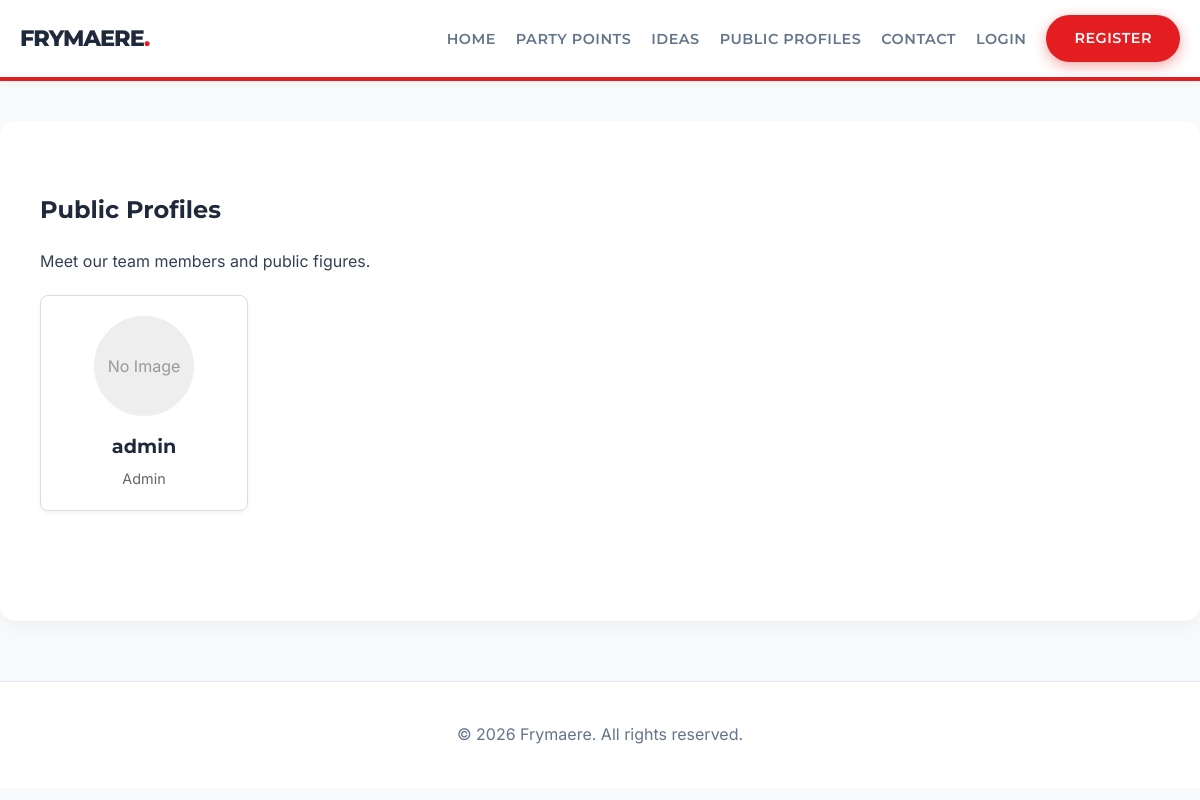
/public_profiles.php, run on the app's committed database.
### tables this page shows
CREATE TABLE `settings` (
  `id` int(11) NOT NULL AUTO_INCREMENT,
  `site_title` varchar(255) NOT NULL DEFAULT 'Ardhmja',
  `site_description` text,
  `home_banner_text` varchar(255) DEFAULT 'Building a New Republic Together',
  `join_us_btn` varchar(255) DEFAULT 'Join Us Now',
  `home_core_values_title` varchar(255) DEFAULT 'Our Core Values',
  `home_core_values_text` text,
  `view_points_btn` varchar(255) DEFAULT 'View Party Points',
  `home_latest_ideas_title` varchar(255) DEFAULT 'Latest Community Ideas',
  `view_ideas_btn` varchar(255) DEFAULT 'View All Ideas',
  `points_page_title` varchar(255) DEFAULT 'Our Party Points',
  `points_page_text` text,
  `ideas_page_title` varchar(255) DEFAULT 'Community Ideas',
  `ideas_page_text` text,
  `submit_idea_btn` varchar(255) DEFAULT 'Submit an Idea',
  `contact_page_title` varchar(255) DEFAULT 'Contact Us',
  `contact_page_text` text,
  `register_page_title` varchar(255) DEFAULT 'Register',
  `login_page_title` varchar(255) DEFAULT 'Login',
  `footer_text` varchar(255) DEFAULT 'All rights reserved.',
  `email_verification_subject` varchar(255) DEFAULT 'Verify your email for {site_title}',
  `email_verification_message` text,
  `menu_home` varchar(255) DEFAULT 'Home',
  `menu_points` varchar(255) DEFAULT 'Party Points',
  `menu_ideas` varchar(255) DEFAULT 'Ideas',
  `menu_profiles` varchar(255) DEFAULT 'Public Profiles',
  `menu_contact` varchar(255) DEFAULT 'Contact',
  `menu_profile` varchar(255) DEFAULT 'Profile',
  `menu_admin` varchar(255) DEFAULT 'Admin Panel',
  `menu_logout` varchar(255) DEFAULT 'Logout',
  `menu_login` varchar(255) DEFAULT 'Login',
  `menu_register` varchar(255) DEFAULT 'Register',
  PRIMARY KEY (`id`)
);

CREATE TABLE `users` (
  `id` int(11) NOT NULL AUTO_INCREMENT,
  `username` varchar(50) NOT NULL,
  `password` varchar(255) NOT NULL,
  `email` varchar(255) NOT NULL,
  `email_verified` tinyint(1) DEFAULT 0,
  `verify_token` varchar(255) DEFAULT NULL,
  `role` enum('user','admin') DEFAULT 'user',
  `status` enum('pending','approved','rejected') DEFAULT 'pending',
  `created_at` timestamp DEFAULT CURRENT_TIMESTAMP,
  `profile_picture` varchar(255) DEFAULT NULL,
  `is_public` tinyint(1) DEFAULT 0,
  PRIMARY KEY (`id`),
  UNIQUE KEY `username` (`username`),
  UNIQUE KEY `email` (`email`)
);

### includes/db.php (called while the page is built, shortened)
<?php
$host = 'localhost';
$dbname = 'ardhmja';
$username = 'root';
$password = '';
try {
    $pdo = new PDO("mysql:host=$host;dbname=$dbname;charset=utf8", $username, $password);
    $pdo->setAttribute(PDO::ATTR_ERRMODE, PDO::ERRMODE_EXCEPTION);
} catch (PDOException $e) {
    $pdo = null;
}
$global_settings = [];
if ($pdo) {
    $stmt = $pdo->query("SELECT * FROM settings WHERE id = 1");
    if ($stmt) {
        $global_settings = $stmt->fetch(PDO::FETCH_ASSOC) ?: [];
    }
}
$t_site_title = $global_settings['site_title'] ?? 'Frymaere';
$t_footer_text = $global_settings['footer_text'] ?? 'All rights reserved.';
$t_menu_home = $global_settings['menu_home'] ?? 'Home';
$t_menu_points = $global_settings['menu_points'] ?? 'Party Points';
$t_menu_ideas = $global_settings['menu_ideas'] ?? 'Ideas';
$t_menu_profiles = $global_settings['menu_profiles'] ?? 'Public Profiles';
$t_menu_contact = $global_settings['menu_contact'] ?? 'Contact';
$t_menu_login = $global_settings['menu_login'] ?? 'Login';
$t_menu_register = $global_settings['menu_register'] ?? 'Register';
?>

### public_profiles.php (the view, shortened to what this page needs)
<?php
require_once 'includes/db.php';
$stmt = $pdo->query("SELECT username, role, profile_picture FROM users WHERE role = 'admin' OR is_public = 1 ORDER BY role ASC, username ASC");
$profiles = $stmt->fetchAll();
?>
<!DOCTYPE html>
<html lang="en">
<head>
    <link rel="stylesheet" href="assets/css/style.css">
</head>
<body>
    <?php include 'includes/header.php'; ?>
    <div class="container main-content">
        <h2>Public Profiles</h2>
        <p>Meet our team members and public figures.</p>
        <?php if (empty($profiles)): ?>
            <p>No public profiles available at the moment.</p>
        <?php else: ?>
            <div class="profiles-grid">
                <?php foreach ($profiles as $profile): ?>
                    <div class="profile-card">
                        <?php if ($profile['profile_picture']): ?>
                            <img src="uploads/<?= htmlspecialchars($profile['profile_picture']) ?>" alt="Profile Picture" class="profile-picture">
                        <?php else: ?>
                            <div class="profile-picture" style="line-height: 100px; color: #999;">No Image</div>
                        <?php endif; ?>
                        <h3><?= htmlspecialchars($profile['username']) ?></h3>
                        <p><?= $profile['role'] === 'admin' ? 'Admin' : 'Member' ?></p>
                    </div>
                <?php endforeach; ?>
            </div>
        <?php endif; ?>
    </div>
    <?php include "includes/footer.php"; ?>
</body>
</html>

### includes/header.php (shortened to what this page needs)
<header class="main-header">
    <div class="container header-container">
        <div class="logo">
            <a href="index.php"><h1><?= htmlspecialchars($t_site_title ?? 'Ardhmja') ?></h1></a>
        </div>
        <nav class="main-nav">
            <ul>
                <li><a href="index.php"><?= htmlspecialchars($t_menu_home) ?></a></li>
                <li><a href="points.php"><?= htmlspecialchars($t_menu_points) ?></a></li>
                <li><a href="ideas.php"><?= htmlspecialchars($t_menu_ideas) ?></a></li>
                <li><a href="public_profiles.php"><?= htmlspecialchars($t_menu_profiles) ?></a></li>
                <li><a href="contact.php"><?= htmlspecialchars($t_menu_contact) ?></a></li>
                <?php if (isset($_SESSION['user_id'])): ?>
                    <li><a href="profile.php"><?= htmlspecialchars($t_menu_profile) ?></a></li>
                    <?php if ($_SESSION['role'] === 'admin'): ?>
                        <li><a href="admin/index.php"><?= htmlspecialchars($t_menu_admin) ?></a></li>
                    <?php endif; ?>
                    <li><a href="logout.php" class="btn-logout"><?= htmlspecialchars($t_menu_logout) ?> (<?= htmlspecialchars($_SESSION['username']) ?>)</a></li>
                <?php else: ?>
                    <li><a href="login.php"><?= htmlspecialchars($t_menu_login) ?></a></li>
                    <li><a href="register.php" class="btn"><?= htmlspecialchars($t_menu_register) ?></a></li>
                <?php endif; ?>
            </ul>
        </nav>
    </div>
</header>

### includes/footer.php
<footer class="main-footer">
    <div class="container">
        <p>&copy; <?= date('Y') ?> <?= htmlspecialchars($t_site_title ?? 'Ardhmja') ?>. <?= htmlspecialchars($t_footer_text ?? 'All rights reserved.') ?></p>
    </div>
</footer>

### assets/css/style.css (style rules this page uses)
:root { --primary-color: #e41e20; --secondary-color: #1e293b; --accent-color: #FFFFFF; --text-color: #334155; --text-light: #64748b; --bg-color: #f8fafc; --card-bg: #ffffff; --font-family: 'Inter', -apple-system, BlinkMacSystemFont, 'Segoe UI', Roboto, Helvetica, Arial, sans-serif; --heading-font: 'Montserrat', sans-serif; --border-radius: 16px; --box-shadow: 0 10px 25px -5px rgba(0, 0, 0, 0.05), 0 8px 10px -6px rgba(0, 0, 0, 0.01); }
body { margin: 0; padding: 0; font-family: var(--font-family); color: var(--text-color); background-color: var(--bg-color); line-height: 1.6; }
h1, h2, h3, h4, h5, h6 { font-family: var(--heading-font); font-weight: 700; color: var(--secondary-color); }
a { color: var(--primary-color); text-decoration: none; transition: color 0.3s ease; }
.container { max-width: 1200px; margin: 0 auto; padding: 0 20px; }
.main-header { background: var(--card-bg); border-bottom: 4px solid var(--primary-color); box-shadow: 0 2px 10px rgba(0,0,0,0.05); position: sticky; top: 0; z-index: 1000; }
.header-container { display: flex; justify-content: space-between; align-items: center; padding: 15px 20px; }
.logo a { text-decoration: none; }
.logo h1 { margin: 0; color: var(--secondary-color); font-size: 1.4em; font-weight: 800; letter-spacing: -1px; text-transform: uppercase; }
.logo h1::after { content: '.'; color: var(--primary-color); }
.main-nav ul { list-style: none; display: flex; margin: 0; padding: 0; align-items: center; }
.main-nav li { margin-left: 20px; }
.main-nav a { color: var(--text-light); font-weight: 600; font-family: var(--heading-font); text-transform: uppercase; font-size: 0.9em; letter-spacing: 0.5px; transition: color 0.3s ease; }
.btn { display: inline-block; padding: 12px 28px; background: var(--primary-color); color: var(--accent-color) !important; border: none; border-radius: 30px; cursor: pointer; font-weight: 700; font-family: var(--heading-font); text-transform: uppercase; font-size: 0.9em; letter-spacing: 1px; text-align: center; transition: all 0.3s cubic-bezier(0.4, 0, 0.2, 1); box-shadow: 0 4px 14px 0 rgba(228, 30, 32, 0.39); }
.main-content { padding: 50px 40px; background: var(--card-bg); min-height: 50vh; border-radius: var(--border-radius); box-shadow: var(--box-shadow); margin-top: 40px; margin-bottom: 40px; }
.main-footer { background: #ffffff; color: var(--text-light); text-align: center; padding: 40px 0; margin-top: 60px; border-top: 1px solid #e2e8f0; }
.main-footer p { margin: 0; }

### public_profiles.php (style rules this page uses)
.profiles-grid { display: grid; grid-template-columns: repeat(auto-fill, minmax(200px, 1fr)); gap: 20px; margin-top: 20px; }
.profile-card { background: #fff; border: 1px solid #ddd; border-radius: 8px; padding: 20px; text-align: center; box-shadow: 0 2px 4px rgba(0,0,0,0.05); }
.profile-picture { width: 100px; height: 100px; border-radius: 50%; object-fit: cover; margin-bottom: 15px; background-color: #eee; display: inline-block; }
.profile-card h3 { margin: 0 0 5px 0; font-size: 1.2em; }
.profile-card p { margin: 0; color: #666; font-size: 0.9em; }

### data on the page
settings: site_title "FRYMAERE", menu_home "HOME", menu_points "PARTY POINTS", menu_ideas "IDEAS", menu_profiles "PUBLIC PROFILES", menu_contact "CONTACT", menu_login "LOGIN", menu_register "REGISTER", site_title "Frymaere", footer_text "All rights reserved."
users: shows "No Image", username "admin", role "Admin"
